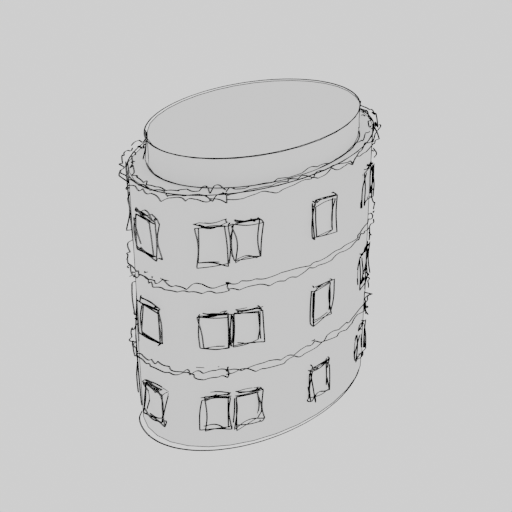
#> input picture temp.png, 512 x 512 px
$ python postproc_test.py
#> lines starting #> are read from the running program, lines starting #| are printed output that depends on the picture; after the words box and inside, x2 and y2 are one past the last pixel; in counts of white or black regions, pixels touching at a corner belong together
import cv2
import numpy as np

# Load the image
image = cv2.imread('temp.png')  # Replace 'your_image_path.jpg' with the actual path to your image
#> image is the input picture: shape (512, 512, 3); mean B, G, R 199.5, 199.6, 199.5

# Convert the image to greyscale
gray_image = cv2.cvtColor(image, cv2.COLOR_BGR2GRAY)

# Use adaptive thresholding to make background black and lines white
_, thresholded_image = cv2.threshold(gray_image, 0, 255, cv2.THRESH_BINARY + cv2.THRESH_OTSU)
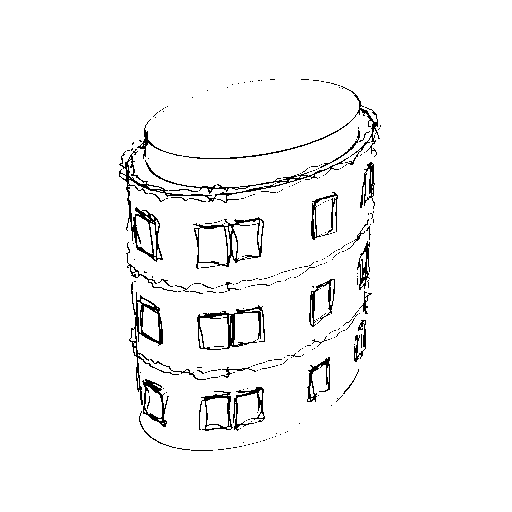
#> thresholded_image: shape (512, 512); 96.6% white; black in thin lines or dots, all inside (x1, y1, x2, y2) = (119, 79, 381, 451)


# Display the original and processed images
cv2.imshow('Original Image', image)
cv2.imshow('Processed Image', thresholded_image)
cv2.waitKey(0)
cv2.destroyAllWindows()


# Apply erosion to thin the lines  # not looking good
kernel = np.ones((3, 3), np.uint8)
eroded_image = cv2.erode(thresholded_image, kernel, iterations=1)
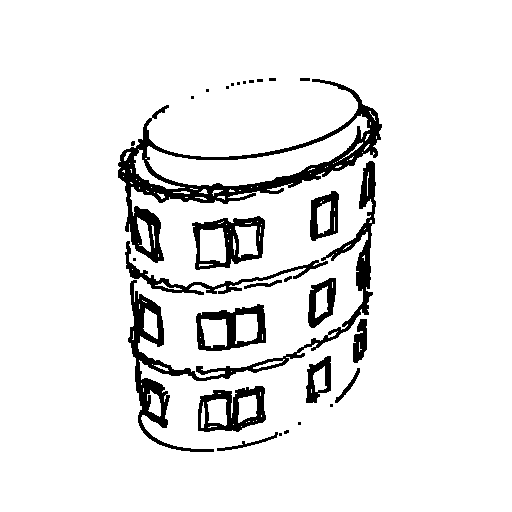
#> eroded_image: shape (512, 512); 91.6% white; 30 black regions (14 under 20 px), largest, box (x1, y1, x2, y2) and area: (118, 79, 382, 263) 6994, (128, 161, 376, 452) 5874, (192, 216, 265, 270) 1638

# Apply dilation to thicken the lines
kernel = np.ones((2, 2), np.uint8)
dilated_image = cv2.dilate(eroded_image, kernel, iterations=1)
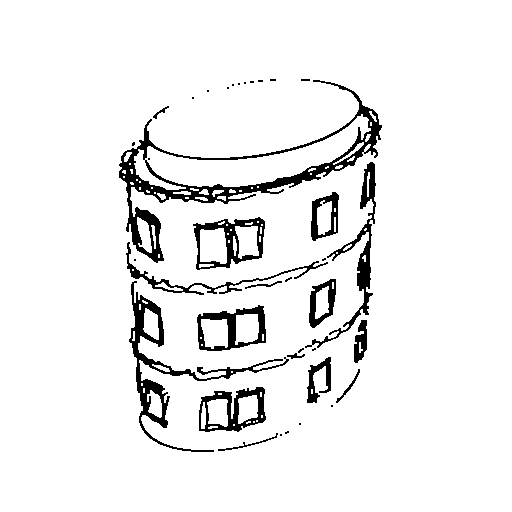
#> dilated_image: shape (512, 512); 93.6% white; 37 black regions (21 under 20 px), largest, box (x1, y1, x2, y2) and area: (119, 80, 382, 263) 5301, (129, 281, 289, 452) 2742, (305, 162, 376, 348) 1648

# Display the eroded and dilated images
cv2.imshow('Eroded Image', eroded_image)
cv2.imshow('Dilated Image', dilated_image)
cv2.waitKey(0)
cv2.destroyAllWindows()

#
